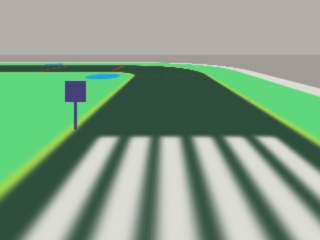
#> input picture road_ai_v1/kit/data/images/T_east_002.jpg, 320 x 240 px
$ python -i matcher.py   (imports and definitions only)   (older library calls are emulated)
#> lines starting #> are read from the running program, lines starting #| are printed output that depends on the picture; after the words box and inside, x2 and y2 are one past the last pixel; in counts of white or black regions, pixels touching at a corner belong together
#> further down, picture is the input picture: shape (240, 320, 3); mean B, G, R 136.6, 158.9, 132.7
"""Local pose search with class-separated, orientation-aware image Chamfer costs.

All poses refer to the axle midpoint in cm and clockwise radians.
The matcher receives a calibrated floor homography, map features, and an image.
It never receives the simulated ground-truth pose.
"""
import math
import time

import cv2
import numpy as np

CLASSES=("boundary","cross","pink","red")


def extract(image):
    hsv=cv2.cvtColor(image,cv2.COLOR_BGR2HSV)
#> hsv: shape (240, 320, 3); mean H, S, V 49, 56.4, 160.6
    h,s,v=cv2.split(hsv)
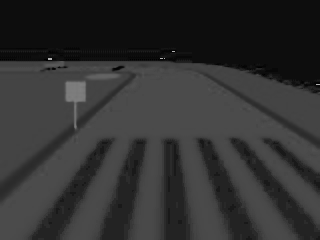
#> h: shape (240, 320); min 0, max 177, mean 49
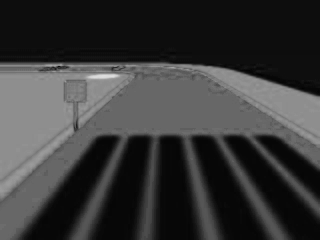
#> s: shape (240, 320); min 2, max 222, mean 56.4
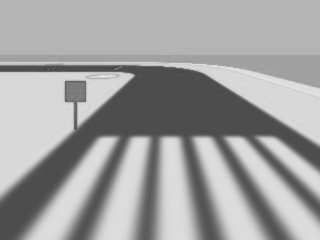
#> v: shape (240, 320); min 66, max 233, mean 160.6
    b,g,r=cv2.split(image.astype(np.int16))
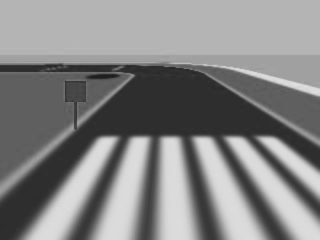
#> r: shape (240, 320) int16; min 28, max 226, mean 132.7
    green=(h>=20)&(h<=87)&(s>=100)&(v>=130)
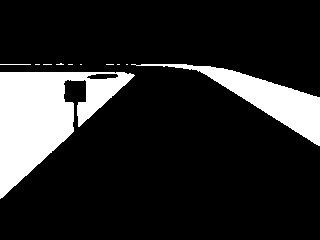
#> green: shape (240, 320) bool; 15.6% white; 11 white regions (8 under 20 px), largest, box (x1, y1, x2, y2) and area: (0, 72, 135, 199) 8186, (131, 64, 320, 146) 3757, (0, 64, 31, 65) 31
    road=v<130
#> road: shape (240, 320) bool; 30.1% white; 1 white region, box (x1, y1, x2, y2) and area: (0, 65, 320, 240) 23110
    masks=[
        green,
        (v>150)&(s<65),
        (b>g+5)&(r>g+5)&(np.abs(r-b)<65),
        (r>g+50)&(r>b+50)&(r>110),
    ]
    near_road=cv2.dilate(road.astype(np.uint8),np.ones((5,5),np.uint8))>0
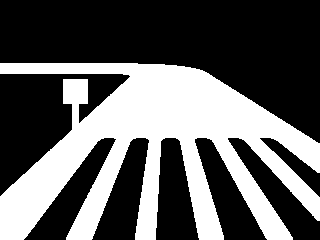
#> near_road: shape (240, 320) bool; 37.1% white; 1 white region, box (x1, y1, x2, y2) and area: (0, 63, 320, 240) 28473
    result=[]
    for mask in masks:
        binary=mask.astype(np.uint8)*255
        edge=(cv2.Canny(binary,50,100)>0)&near_road
        gx=cv2.Sobel(binary,cv2.CV_32F,1,0,ksize=3)
        gy=cv2.Sobel(binary,cv2.CV_32F,0,1,ksize=3)
        tangent=np.stack((-gy,gx),axis=-1)
        tangent/=np.maximum(np.linalg.norm(tangent,axis=-1,keepdims=True),1e-6)
        result.append((edge,tangent))
#> this loop made 4 passes
#> pass 1, in extract, `gy=cv2.Sobel(binary,cv2.CV_32F,0,1,ksize=3)`:
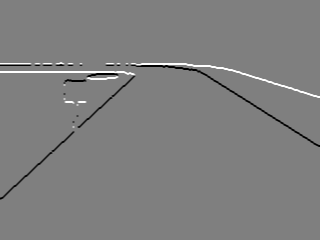
#> gy: shape (240, 320) float32; min -1020, max 1020, mean 0; drawn with min black and max white
#> after the loop: binary: shape (240, 320); every value is 0
#> after the loop, result = 4 items
    return result


# [14 lines left out: functions grid, distance_field, not called in this run]


class Matcher:
    # [154 lines left out: functions __init__, prepare, project, forward, verify, search, not called in this run]

>>> import cv2
>>> picture = cv2.imread('../../road_ai_v1/kit/data/images/T_east_002.jpg')
>>> result = extract(picture)
#> result = 4 items

$ run again, on road_ai_v1/kit/data/images/T_east_003.jpg
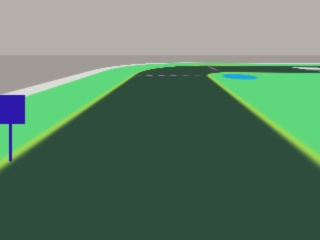
#> input picture road_ai_v1/kit/data/images/T_east_003.jpg, 320 x 240 px
#> picture is the input picture: shape (240, 320, 3); mean B, G, R 102.5, 123.9, 93.3
#> hsv: shape (240, 320, 3); mean H, S, V 56, 82.3, 126.8
#> in extract, `green=(h>=20)&(h<=87)&(s>=100)&(v>=130)`:
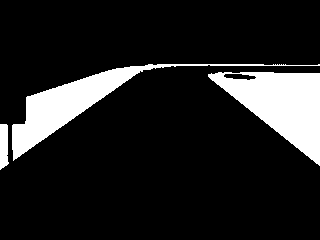
#> green: shape (240, 320) bool; 13.4% white; 3 white regions, box (x1, y1, x2, y2) and area: (208, 72, 320, 166) 5357, (12, 64, 320, 161) 4561, (0, 124, 9, 170) 347
#> road: shape (240, 320) bool; 55.2% white; 5 black regions (2 under 20 px), largest, box (x1, y1, x2, y2) and area: (0, 0, 320, 170) 28839, (207, 72, 320, 166) 5499, (293, 67, 320, 70) 60
#> near_road: shape (240, 320) bool; 57.6% white; 2 black regions, box (x1, y1, x2, y2) and area: (0, 0, 320, 166) 27708, (212, 74, 320, 162) 4870
#> the loop in extract, `for mask in masks:` made 4 passes
#> pass 1, in extract, `gy=cv2.Sobel(binary,cv2.CV_32F,0,1,ksize=3)`:
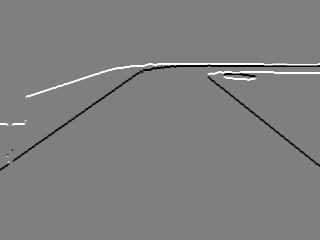
#> gy: shape (240, 320) float32; min -1020, max 1020, mean 0; drawn with min black and max white
#> after the loop in extract, `for mask in masks:`: result = 4 items

$ run again, on road_ai_v1/kit/data/images/T_east_005.jpg
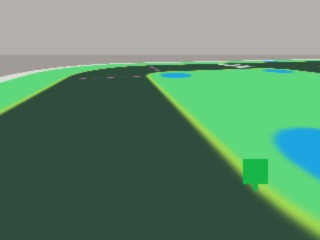
#> input picture road_ai_v1/kit/data/images/T_east_005.jpg, 320 x 240 px
#> picture is the input picture: shape (240, 320, 3); mean B, G, R 106.4, 134.7, 93.3
#> hsv: shape (240, 320, 3); mean H, S, V 56.7, 90, 137.1
#> in extract, `green=(h>=20)&(h<=87)&(s>=100)&(v>=130)`:
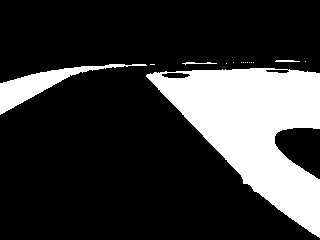
#> green: shape (240, 320) bool; 21.5% white; 15 white regions (11 under 20 px), largest, box (x1, y1, x2, y2) and area: (146, 68, 320, 238) 14604, (0, 64, 147, 115) 1771, (182, 62, 217, 65) 49, (275, 60, 300, 62) 43
#> road: shape (240, 320) bool; 48.7% white; 1 white region, box (x1, y1, x2, y2) and area: (0, 61, 320, 240) 37397
#> near_road: shape (240, 320) bool; 51.1% white; 2 black regions, box (x1, y1, x2, y2) and area: (0, 0, 320, 112) 22227, (150, 70, 320, 235) 15335
#> the loop in extract, `for mask in masks:` made 4 passes
#> pass 1, in extract, `gy=cv2.Sobel(binary,cv2.CV_32F,0,1,ksize=3)`:
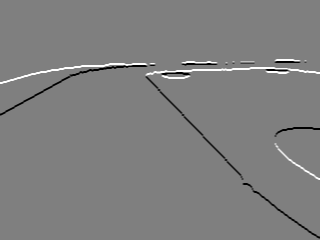
#> gy: shape (240, 320) float32; min -1020, max 1020, mean 0; drawn with min black and max white
#> after the loop in extract, `for mask in masks:`: result = 4 items

$ run again, on road_ai_v1/kit/data/images/T_east_008.jpg
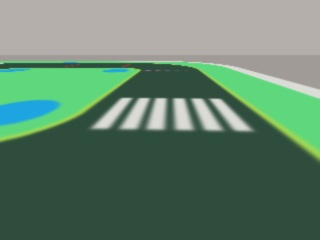
#> input picture road_ai_v1/kit/data/images/T_east_008.jpg, 320 x 240 px
#> picture is the input picture: shape (240, 320, 3); mean B, G, R 107.5, 129.1, 97.2
#> hsv: shape (240, 320, 3); mean H, S, V 55.7, 79.6, 131.2
#> green: shape (240, 320) bool; 13% white; 41 white regions (39 under 20 px), largest, box (x1, y1, x2, y2) and area: (0, 68, 140, 142) 5449, (159, 62, 320, 160) 4496
#> road: shape (240, 320) bool; 52.7% white; 8 black regions, largest, box (x1, y1, x2, y2) and area: (0, 0, 320, 160) 26673, (0, 68, 141, 142) 6553, (191, 98, 223, 131) 530
#> near_road: shape (240, 320) bool; 56.5% white; 8 black regions, largest, box (x1, y1, x2, y2) and area: (0, 0, 320, 157) 25837, (0, 70, 135, 140) 5851, (175, 100, 191, 129) 323
#> the loop in extract, `for mask in masks:` made 4 passes
#> pass 1, in extract, `gy=cv2.Sobel(binary,cv2.CV_32F,0,1,ksize=3)`:
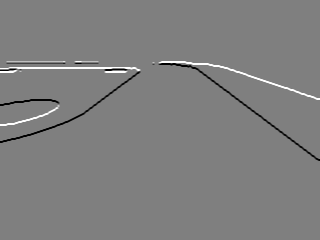
#> gy: shape (240, 320) float32; min -1020, max 1020, mean 0; drawn with min black and max white
#> after the loop in extract, `for mask in masks:`: result = 4 items
